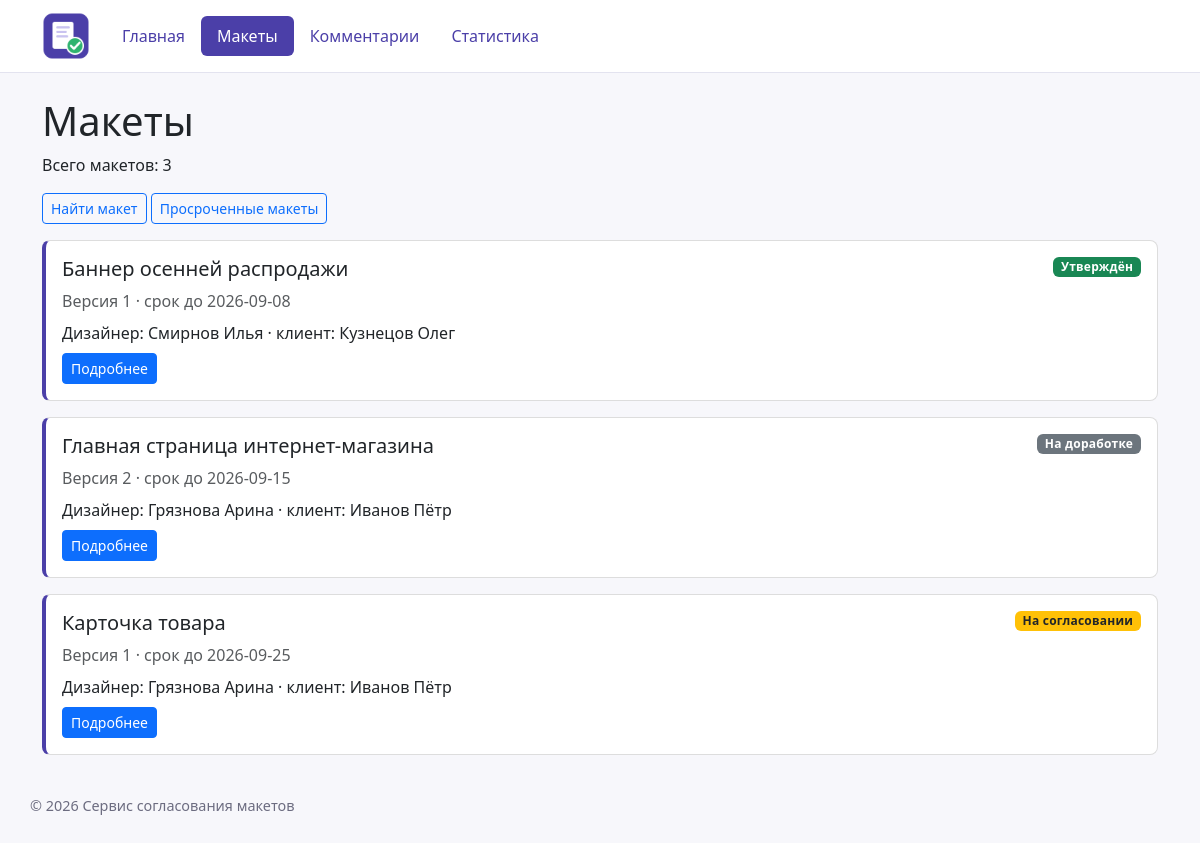
The page /layouts/ on the database its author committed.
### layouts/views.py (the view)
# urls.py: path("layouts/", include("layouts.urls")),
def layouts(request):
    conn = get_connection()
    try:
        layouts_list = conn.execute(
            """
            SELECT
                layouts.id,
                layouts.title,
                layouts.version,
                layouts.status,
                date(
                    layouts.sent_date, '+' || layouts.approval_days || ' days'
                ) AS deadline,
                designers.name AS designer_name,
                clients.name AS client_name
            FROM layouts
            JOIN designers ON layouts.designer_id = designers.id
            JOIN clients ON layouts.client_id = clients.id
            ORDER BY deadline
            """
        ).fetchall()
    finally:
        conn.close()
    context = {"layouts": layouts_list}
    return render(request, "layouts/layout_list.html", context)

### db/database.py (called while the page is built)
def get_connection(db_path: Path | str = DB_PATH) -> sqlite3.Connection:
    conn = sqlite3.connect(db_path)
    conn.row_factory = sqlite3.Row
    conn.execute("PRAGMA foreign_keys = ON")
    return conn

### layouts/templates/layouts/layout_list.html (shortened to what this page needs)
{% extends "base.html" %}
{% block content %}
    <h1>Макеты</h1>
    <p>Всего макетов: {{ layouts|length }}</p>
    <div class="section-links mb-3">
        <a href="{% url 'layouts:search' %}" class="btn btn-outline-primary btn-sm">
            Найти макет
        </a>
        <a href="{% url 'layouts:overdue' %}" class="btn btn-outline-primary btn-sm">
            Просроченные макеты
        </a>
    </div>
    {% for layout in layouts %}
        {% include "layouts/includes/layout_card.html" %}
    {% empty %}
        <p>Макеты не найдены.</p>
    {% endfor %}
{% endblock %}

### layouts/templates/layouts/includes/layout_card.html
<article class="card layout-card mb-3">
    <div class="card-body d-flex justify-content-between align-items-start">
        <div>
            <h2 class="h5 card-title">
                {{ layout.title|default:"Без названия" }}
            </h2>
            <p class="card-text text-muted mb-2">
                Версия {{ layout.version }} · срок до {{ layout.deadline }}
            </p>
            <p class="card-text mb-2">
                Дизайнер: {{ layout.designer_name }} ·
                клиент: {{ layout.client_name }}
            </p>
            <a href="{% url 'layouts:detail' layout.id %}" class="btn btn-primary btn-sm">
                Подробнее
            </a>
        </div>
        {% include "layouts/includes/layout_status.html" %}
    </div>
</article>

### layouts/templates/layouts/includes/layout_status.html
{% if layout.status == "Утверждён" %}
    <span class="badge bg-success layout-status layout-status-approved">
        {{ layout.status }}
    </span>
{% elif layout.status == "На доработке" %}
    <span class="badge bg-secondary layout-status layout-status-revision">
        {{ layout.status }}
    </span>
{% else %}
    <span class="badge bg-warning text-dark layout-status layout-status-review">
        {{ layout.status }}
    </span>
{% endif %}

### homepage/static/homepage/css/style.css (style rules this page uses)
body { display: flex; flex-direction: column; min-height: 100vh; background-color: #f7f7fb; }
.layout-card, .comment-card { border: 1px solid #ddd; border-left: 4px solid #4b3fa8; border-radius: 8px; }
.layout-status { font-weight: 600; letter-spacing: 0.02em; }

### rows shown on the page
layouts: title "Баннер осенней распродажи", version "1", deadline "2026-09-08", designer_name "Смирнов Илья", client_name "Кузнецов Олег", status "Утверждён"
layouts: title "Главная страница интернет-магазина", version "2", deadline "2026-09-15", designer_name "Грязнова Арина", client_name "Иванов Пётр", status "На доработке"
layouts: title "Карточка товара", version "1", deadline "2026-09-25", designer_name "Грязнова Арина", client_name "Иванов Пётр", status "На согласовании"

### other values the page prints
{{ layouts|length }} "3"
